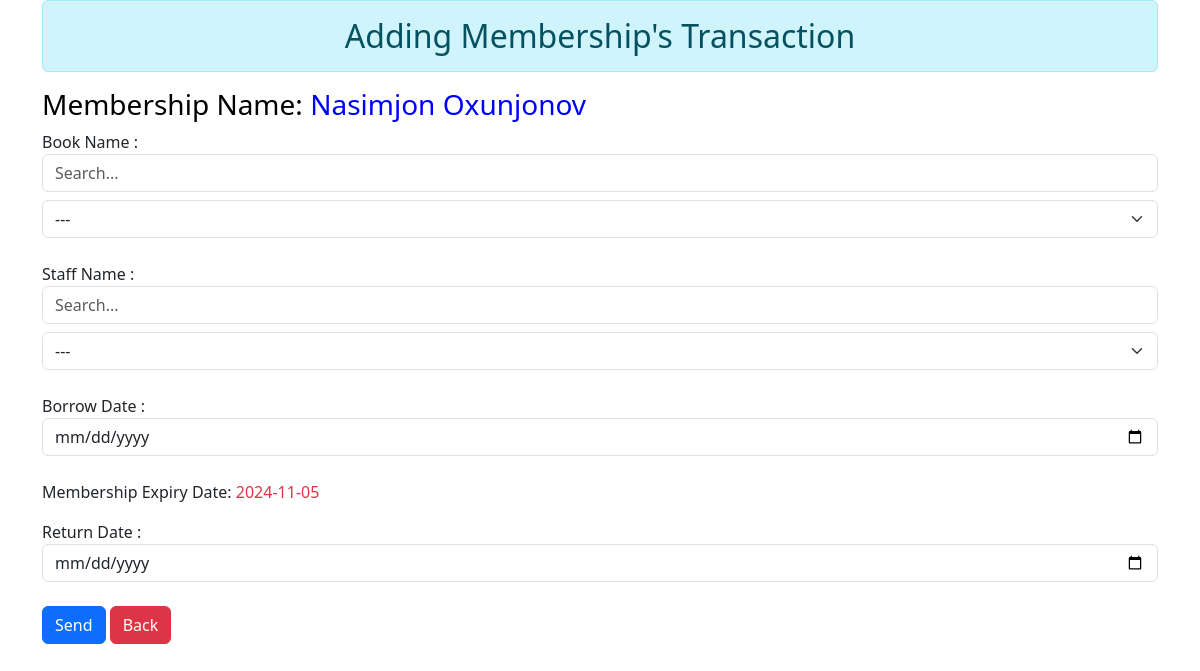
The app's page /add_transaction.php?id=1 with its own data.
### tables this page shows
CREATE TABLE IF NOT EXISTS `member` (
  `id` int NOT NULL AUTO_INCREMENT,
  `first_name` varchar(100) NOT NULL,
  `last_name` varchar(100) NOT NULL,
  `address` varchar(100) NOT NULL,
  `phone` varchar(100) NOT NULL,
  `email` varchar(100) NOT NULL,
  `start_date` date NOT NULL,
  `expiry_date` date NOT NULL,
  PRIMARY KEY (`id`)
);

### add_transaction.php (the view, shortened to what this page needs)
<!DOCTYPE html>
<html lang="en">
<head>
    <link rel="stylesheet" href="./bootstrap-5.3/css/bootstrap.css">
</head>
<body>
    <div class="container">
        <h2 class="alert alert-info text-center" >Adding Membership's Transaction</h2>
        <?php
            $con=mysqli_connect('localhost','root','root','library');
            $sql="select * from member where id=".$_GET['id'];
            $q=mysqli_query($con,$sql) or die(mysqli_error($con));
            $row=mysqli_fetch_array($q);
        ?>
        <h3 style="color: blue;" ><span style="color: black;" >Membership Name: </span><?echo $row['first_name']." ".$row['last_name']?></h3>
        <form method="POST" action="">
            <label for="">Book Name :</label>
            <input type="search" id="ser_book" name="ser_book" class="form-control mb-2" placeholder="Search..." >
            <select class="form-select" name="book_id" id="suggestions" required >
                <option value="">---</option>
            </select><br>
            <label for="">Staff Name :</label>
            <input type="search" name="ser_staff" id="ser_staff" class="form-control mb-2" placeholder="Search..." >
            <select name="staff_id" id="suggestions2" class="form-select" required >
                <option value="">---</option>
            </select><br>
            <label for="">Borrow Date :</label>
            <input type="date" name="borrow_date" class="form-control" placeholder="Borrow Date" required><br>
            <p>Membership Expiry Date: <span class="text-danger" ><?echo $row['expiry_date']?> </span></p>
            <label for="">Return Date :</label>
            <input type="date" name="return_date" max="<?echo $row['expiry_date']?>" class="form-control" placeholder="Return Date" required><br>
            <input type="submit" name="s" value="Send" class="btn btn-primary" >
            <a href="member.php" class="btn btn-danger" >Back</a>
        </form>
    </div>
</body>
</html>

### records on screen
member: first_name "Nasimjon", last_name "Oxunjonov", expiry_date "2024-11-05"
